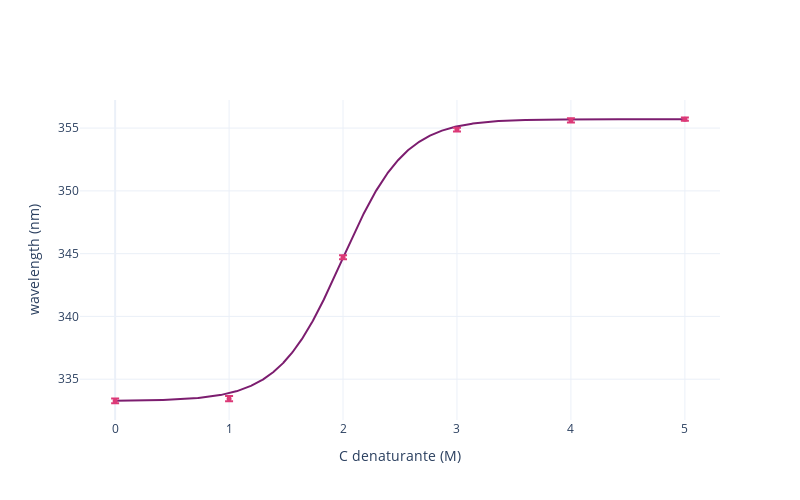

The code cell stored with this chart in its notebook:
### Code cell
fig = go.Figure()

# Fit sigmoide
Cden_fit = np.linspace(min(assex), max(assex), 1000)  # Genera valori per l'asse x
sigmoide_fit = sigmoide(Cden_fit, *popt1)  # Calcola i valori della sigmoide

# Sigmoide grafico
fig.add_trace(go.Scatter(
    x=Cden_fit,
    y=sigmoide_fit,
    mode='lines',
    name='Fit Sigmoide',
    line=dict(color=colors[0]),
    showlegend=False
))

# Dati originali con barre d'errore
fig.add_trace(go.Scatter(
    x=assex,
    y=assey,
    mode='markers',
    name='Dati Originali',
    marker=dict(color=colors[2], size=5),
    error_y=dict(
        type='data',
        array=errors_xV,
        visible=True
    ),
    showlegend=False
))

fig.update_layout(
    xaxis_title="C denaturante (M)",
    yaxis_title="wavelength (nm)",
    template="plotly_white",
    height=500,
    width=800    
)

fig.show()

### Figure 1 — Plotly figure (JSON) as saved in the notebook; plotly's stock layout.template omitted (floating-point values rounded to 4 significant figures; data arrays with more than 128 entries replaced by an {"elided": "..."} marker saying what was removed)
{"data": [{"line": {"color": "rgb(124, 29, 111)"}, "mode": "lines", "name": "Fit Sigmoide", "showlegend": false, "type": "scatter", "x": {"elided": "1000 float values"}, "y": {"elided": "1000 float values"}}, {"error_y": {"array": [0.1821, 0.207, 0.159, 0.1546, 0.1705, 0.1262], "type": "data", "visible": true}, "marker": {"color": "rgb(220, 57, 119)", "size": 5}, "mode": "markers", "name": "Dati Originali", "showlegend": false, "type": "scatter", "x": [0, 1, 2, 3, 4, 5], "y": [333.3, 333.4, 344.7, 354.9, 355.6, 355.7]}], "layout": {"height": 500, "width": 800, "xaxis": {"title": {"text": "C denaturante (M)"}}, "yaxis": {"title": {"text": "wavelength (nm)"}}}}
